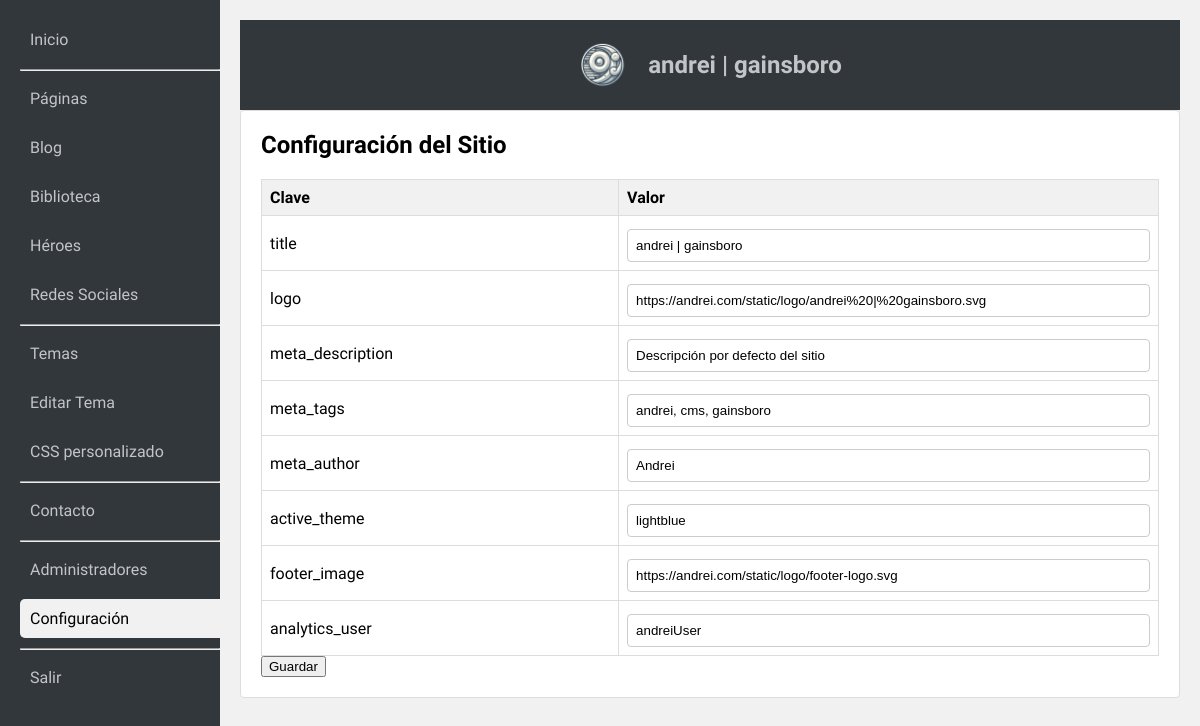
/admin/index.php?action=list_config (signed in), run on the app's committed database.
### tables this page shows
CREATE TABLE config (
    id INTEGER PRIMARY KEY AUTOINCREMENT,
    key TEXT UNIQUE NOT NULL,
    value TEXT NOT NULL
);

### admin/index.php (called while the page is built, shortened)
<?php
require_once 'admin.php';

### admin/acciones/listarconfiguracion.php (the view, shortened to what this page needs)
<?php
	if (isset($_POST['save_config'])) {
            foreach ($_POST['config'] as $k => $v) {
                $st = $db->prepare("UPDATE config SET value = :val WHERE key = :key");
                $st->bindValue(':val', $v, SQLITE3_TEXT);
                $st->bindValue(':key', $k, SQLITE3_TEXT);
                $st->execute();
            }
            $message = "<p class='success'>Configuración actualizada.</p>";
        } else {
            $message = '';
        }
        $configs = $db->query("SELECT * FROM config ORDER BY id ASC");
        $html = "<h2>Configuración del Sitio</h2>
                 $message
                 <form method='post'>
                 <table class='admin-table'>
                 <tr><th>Clave</th><th>Valor</th></tr>";
        while ($row = $configs->fetchArray(SQLITE3_ASSOC)) {
            $key = htmlspecialchars($row['key']);
            $val = htmlspecialchars($row['value']);
            $html .= "<tr>
                        <td>$key</td>
                        <td><input type='text' name='config[$key]' value='$val'></td>
                      </tr>";
        }
        $html .= "</table>
                  <button type='submit' name='save_config'>Guardar</button>
                  </form>";
?>

### admin/admin.css (style rules this page uses)
body { font-family: Ubuntu, sans-serif; margin: 0; padding: 0; background-color: #f1f1f1; display: flex; justify-content: center; align-items: center; height: 100vh; }
.admin-section h2 { margin-top: 0; }
.admin-form input, .admin-form textarea, .admin-form select,.admin-table input { width: 100%; padding: 8px; margin-top: 5px; border: 1px solid #ccc; border-radius: 4px; box-sizing:border-box; }
.admin-table { width: 100%; border-collapse: collapse; margin-top: 20px; }
.admin-table th, .admin-table td { border: 1px solid #ddd; padding: 8px; text-align: left; }
.admin-table th { background-color: #f1f1f1; }

### data on the page
config: key "title", value "andrei | gainsboro"
config: key "logo", value "https://andrei.com/static/logo/andrei%20|%20gainsboro.svg"
config: key "meta_description", value "Descripción por defecto del sitio"
config: key "meta_tags", value "andrei, cms, gainsboro"
config: key "meta_author", value "Andrei"
config: key "active_theme", value "lightblue"
config: key "footer_image", value "https://andrei.com/static/logo/footer-logo.svg"
config: key "analytics_user", value "andreiUser"
